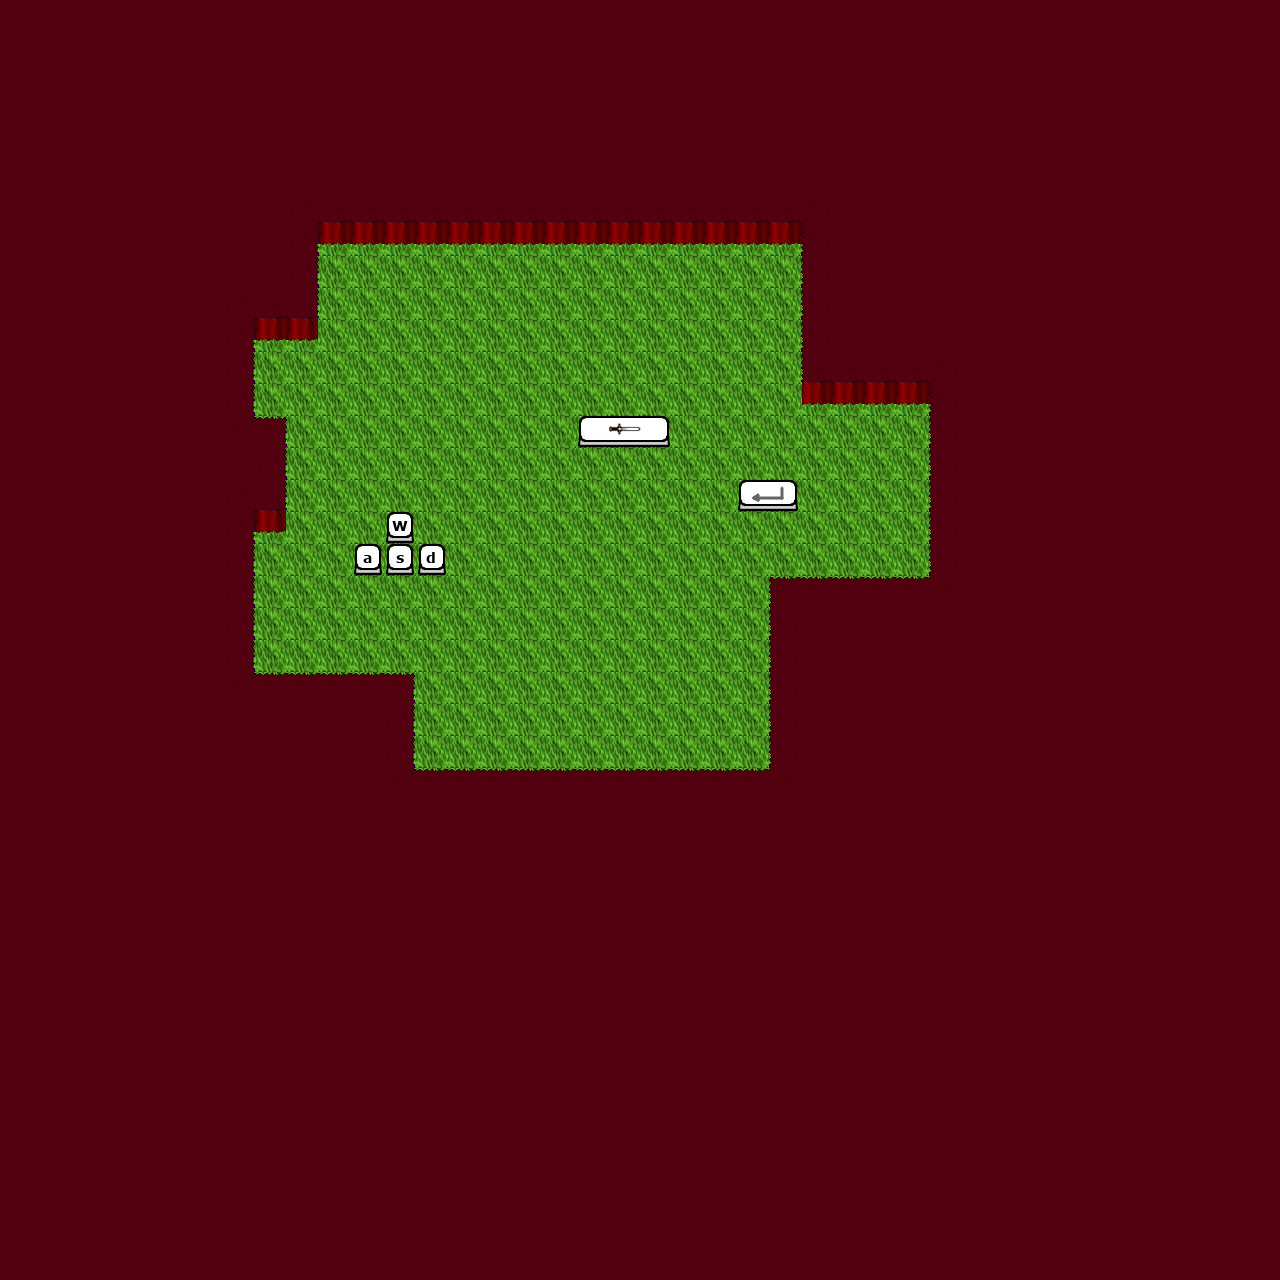

This is a level from a 2D game, rendered from its Tiled map with the project's own tilesets. A one-line summary and the map file follow, with tile-layer data summarised:
An orthogonal 40x40 tile map with 32x32 px tiles, 4 tile layers (ground, middle, walls, objects) and 4 objects (npc, playgame, player, exitgame).

<map version="1.0" tiledversion="1.0.3" orientation="orthogonal" renderorder="right-down" width="40" height="40" tilewidth="32" tileheight="32" nextobjectid="5">
 <tileset firstgid="1" source="sprites.tsx" />
 <layer name="ground" width="40" height="40">
  <data>[1600 cells, 1600 non-empty, 1 distinct tile ids]</data>
 </layer>
 <layer name="middle" width="40" height="40">
  <data>[1600 cells, 44 non-empty, 14 distinct tile ids]</data>
 </layer>
 <layer name="walls" width="40" height="40">
  <data>[1600 cells, 1317 non-empty, 13 distinct tile ids]</data>
 </layer>
 <layer name="objects" width="40" height="40">
  <data>[1600 cells, 0 non-empty, 0 distinct tile ids]</data>
 </layer>
 <objectgroup name="O">
  <object id="1" name="npc1" type="npc" gid="58" x="512" y="416" width="32" height="32" />
  <object id="2" name="Play" type="playgame" gid="85" x="608" y="256" width="32" height="32" />
  <object id="3" type="player" gid="55" x="576" y="640" width="32" height="32" />
  <object id="4" name="Exit" type="exitgame" gid="85" x="384" y="256" width="32" height="32" />
 </objectgroup>
</map>
